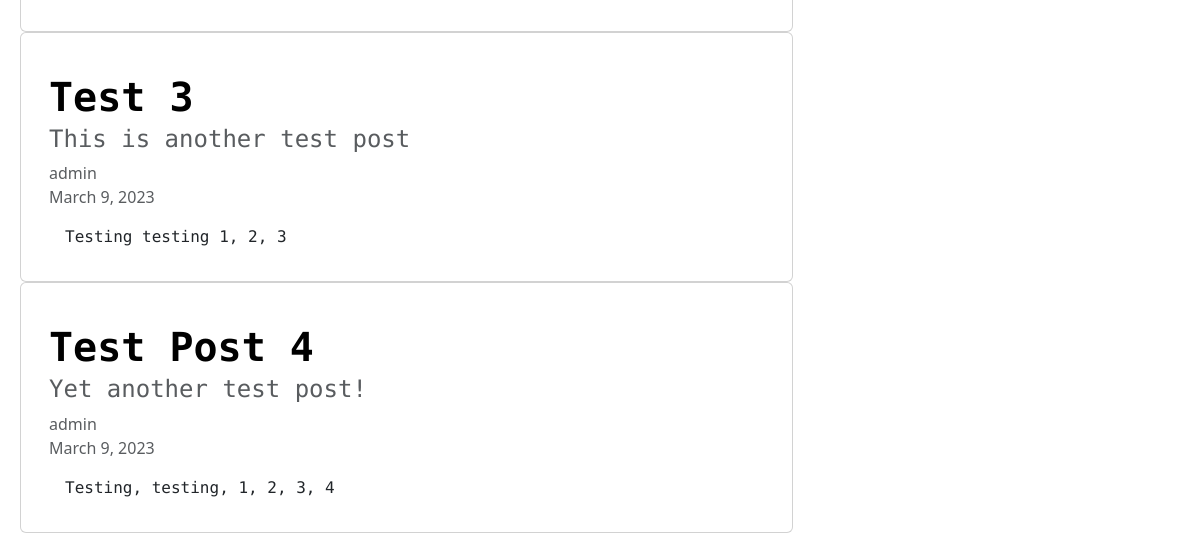
Before: / (lower part) with the older database file.
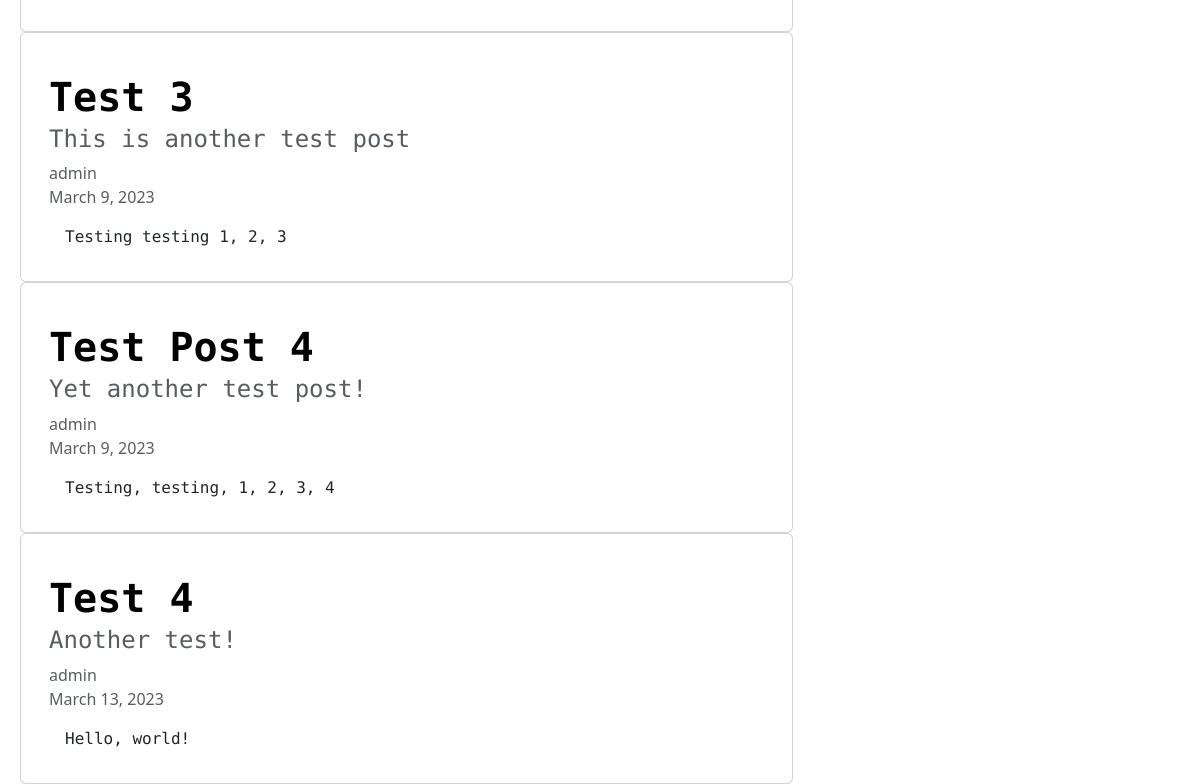
After: the same page with the newer database file.
### blog/models.py (models this page shows, shortened)
class BlogPost(models.Model):
    title = models.CharField(max_length=100)
    subtitle = models.CharField(max_length=150)
    author = models.CharField(max_length=20)
    date_updated = models.DateField()
    blog_content = models.TextField()

### blog/views.py (the view)
# urls.py: path('', post_list),
def post_list(request):
    list = BlogPost.objects.all()
    context = {
        "list": list
    }
    return render(request, "post-list.html", context)

### templates/post-list.html (shortened to what this page needs)
{% extends "base.html" %}
{% block content %}
<div class="container-fluid">
    <div class="row px-2">
        {% for post in list %}
        <div class="col-8 card pt-4">
            <div class="card-body">
                <a href="/single-post/{{ post.id }}/" class="text-decoration-none post-title">
                    <h1 class="heading-text card-title">
                        {{post.title}}
                    </h1>
                </a>
                <div class="text-muted body-text card-subtitle">
                    <h4>
                        {{post.subtitle}}
                    </h4>
                </div>
                <div class="text-muted">
                    {{post.author}}
                </div>
                <div class="text-muted">
                    {{post.date_updated}}
                </div>
                <div class="body-text card-text p-3">
                    {{post.blog_content}}
                </div>
            </div>
        </div>
        {% endfor %}
        {% endblock content %}

Changed rows visible on the page:
added BlogPost: title "Test 4", subtitle "Another test!", author "admin", date_updated "March 13, 2023", blog_content "Hello, world!"
